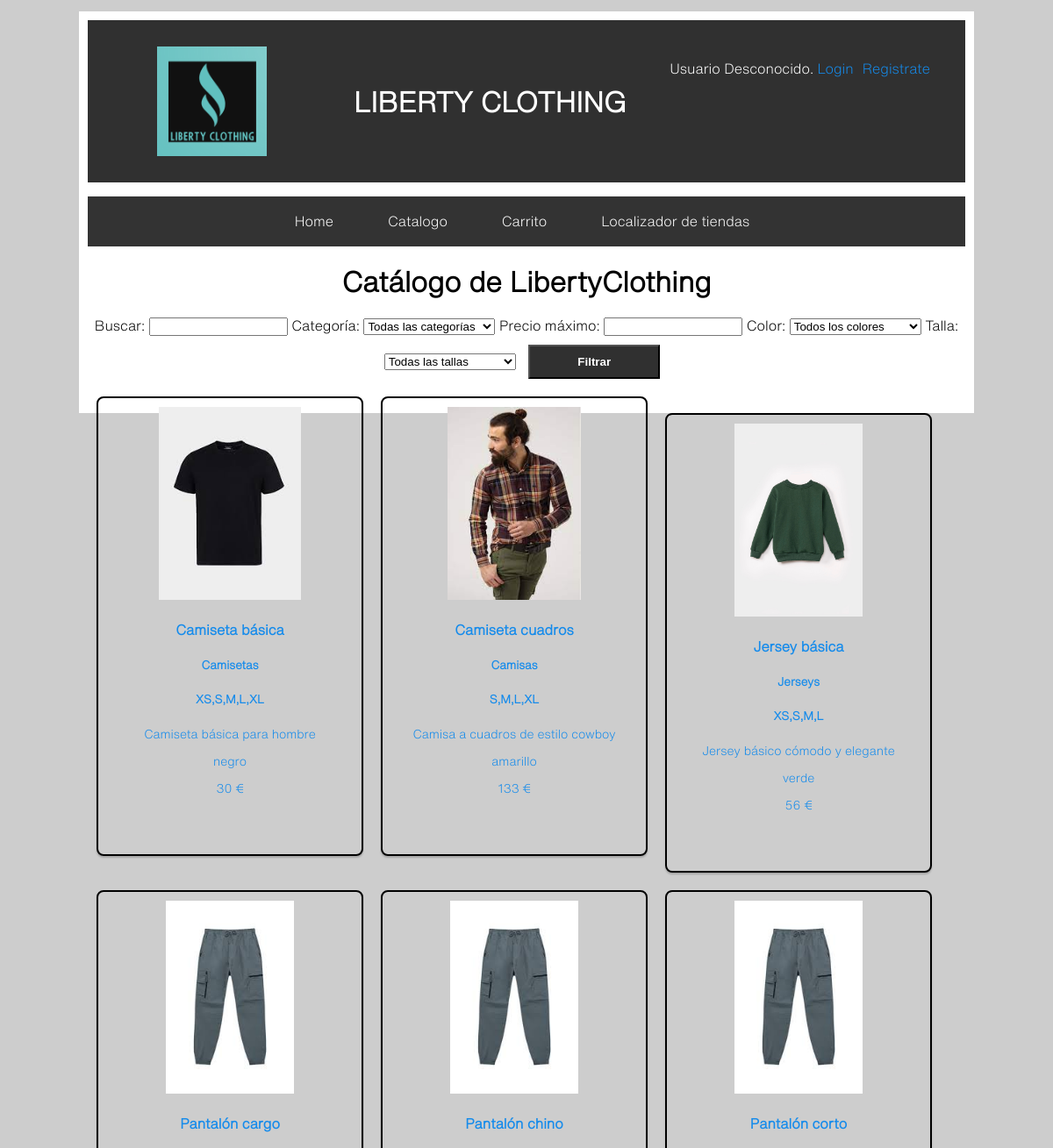
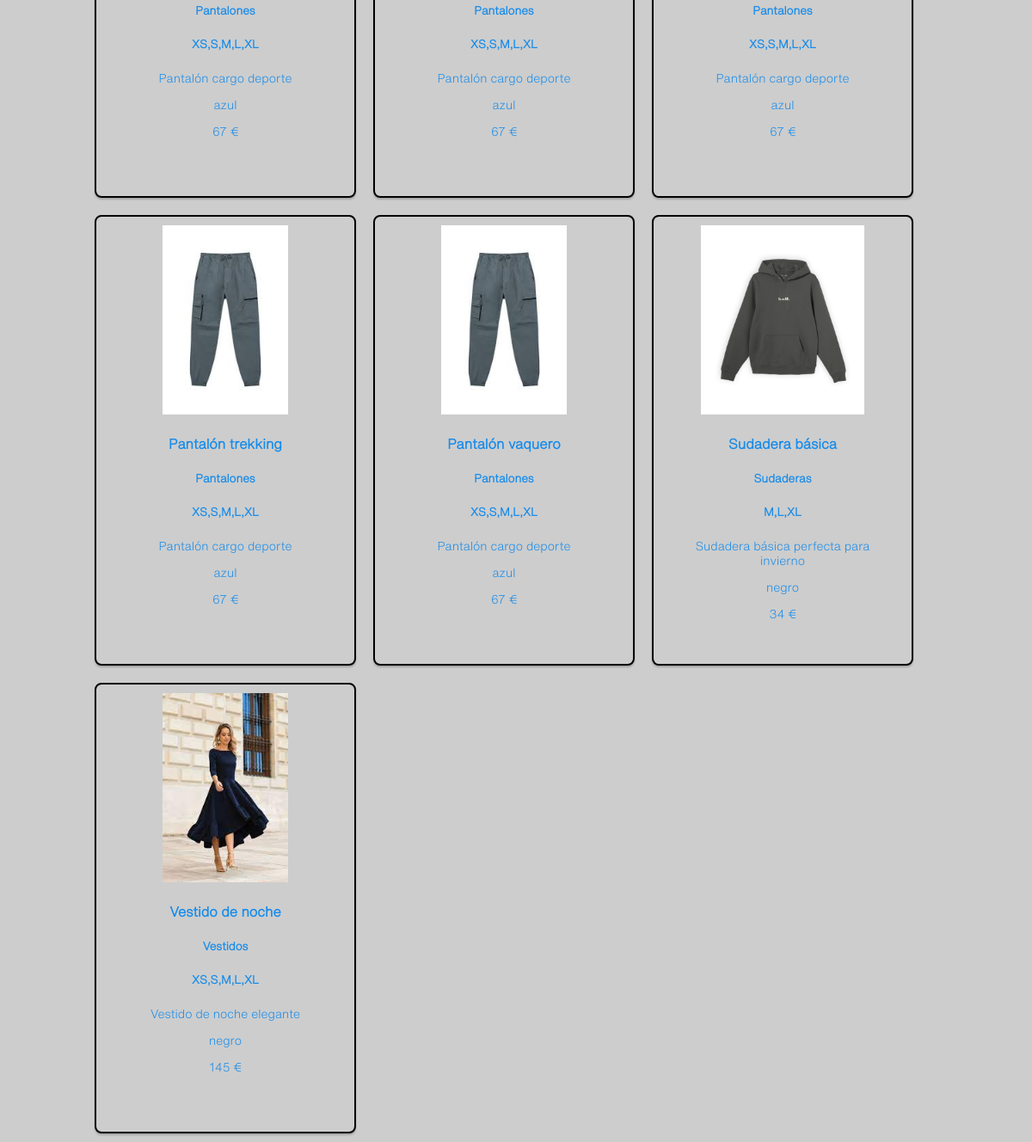
/catalogo.php, run on the app's committed database (2 pictures, top to bottom).
### tables this page shows
CREATE TABLE IF NOT EXISTS `ropa` (
  `ID` varchar(255) NOT NULL,
  `Nombre` varchar(255) NOT NULL,
  `Stock` int(11) NOT NULL,
  `Color` varchar(255) NOT NULL,
  `Categoria` varchar(255) NOT NULL,
  `Talla` varchar(20) NOT NULL,
  `Descripcion` varchar(1000) NOT NULL,
  `Precio` int(11) NOT NULL,
  `Imagen` varchar(1000) NOT NULL
);

### includes/config.php (called while the page is built, shortened)
<?php
spl_autoload_register(function ($class){
    $prefix ='es\\ucm\\fdi\\aw\\';
    $length = strlen($prefix);
    $base_directory= __DIR__.'/logica/';
    $relative_class = substr($class, $length);
    $file = $base_directory.str_replace('\\', '/', $relative_class).'.php';
});
?>

### includes/logica/Ropa.php (called while the page is built, shortened)
<?php
class Ropa {
    static function mostrarcatalogo(){
        $ropa = self::filtrarRopa();
        return $ropa;
    }
    static function filtrarRopa(){
        $app = Aplicacion::getInstance();
        $conn = $app->getConexionBd();
        $condiciones = [];
        $where = !empty($condiciones) ? ' where ' .implode(' AND ', $condiciones) : '';
        $sql = "SELECT * FROM ropa " . $where;
        $resultado = $conn->query($sql);
        $ropa = [];
        $i = 0;
        if($resultado != null) {
                foreach ($resultado as $fila) {
                $ropa[$i] = $fila;
                $i++;
            }
        }
        return $ropa;
    }
}

### catalogo.php (the view, shortened to what this page needs)
<?php
require_once 'includes/config.php';
$ropa = Ropa::mostrarcatalogo();
$html = "";
if ($ropa != null) {
     foreach($ropa as $i){
         $id = $i["ID"];
         $nombre = $i["Nombre"];
         $descripcion = $i["Descripcion"];
         $precio = $i["Precio"];
         $categoria = $i["Categoria"];
         $talla = $i["Talla"];
         $color = $i["Color"];
         $imagen = $i["Imagen"];
         $html .= <<<EOF
         <a href="producto.php?id=$id">
         <div class="producto">
             <img alt=$descripcion src=$imagen>
             <h4>$nombre</h4>
             <h5>$categoria</h5>
             <h5>$talla</h5>
             <p>$descripcion</p>
             <p>$color</p>
             <p>$precio €</p>
         </div>
          </a>
         EOF;
     }
}
else{
     $html = <<<EOF
          <h4>Catalogo vacío</h4>
     EOF;
}
$form = new FormularioBuscador();
$htmlFormBusc = $form->gestiona();
$contenidoPrincipal=<<<EOS
<h1>Catálogo de LibertyClothing</h1>
<div class="barra-superior">
     <div class="buscador">
     $htmlFormBusc
     </div>
</div>
<div class="contenedor">
     <div class="catalogo">
     $html
     </div>
</div>
<script type="text/javascript" src="carrito.js></script>
EOS;
require __DIR__.'/includes/vistas/plantillas/plantilla.php';

### includes/logica/FormularioBuscador.php (shortened to what this page needs)
<?php
class FormularioBuscador extends Formulario {
    protected function generaCamposFormulario(&$datos) {
        $busqueda = $datos['busqueda'] ?? '';
        $precio = $datos['precio'] ?? '';
        $htmlErroresGlobales = self::generaListaErroresGlobales($this->errores);
        $erroresCampos = self::generaErroresCampos(['busqueda', 'precio'], $this->errores, 'span', array('class' => 'error'));
        $html = <<<EOF
        $htmlErroresGlobales
        <label for="busqueda">Buscar:</label>
        <input type="busqueda" id="busqueda" name="busqueda" value="$busqueda"/>
        {$erroresCampos['busqueda']}
        <label for="categoria">Categoría:</label>
        <select id="categoria" name="categoria">
        <option value="">Todas las categorías</option>
        <option value="Camisas">Camisas</option>
        <option value="Sudaderas">Sudaderas</option>
        <option value="Jerseys">Jerseys</option>
        <option value="Vestidos">Vestidos</option>
        <option value="Camisetas">Camisetas</option>
        <option value="Zapatos">Zapatos</option>
        <option value="Accesorios">Accesorios</option>
        <option value="Pantalones">Pantalones</option>
        </select>
        <label for="precio">Precio máximo:</label>
        <input type="number"  id="precio" min="0" name="precio" value="$precio" />
        {$erroresCampos['precio']}
        <label for="color">Color:</label>
        <select id="color" name="color">
        <option value="">Todos los colores</option>
        <option value="negro">Negro</option>
        <option value="blanco">Blanco</option>
        <option value="amarillo">Amarillo</option>
        <option value="verde">Verde</option>
        <option value="azul">Azul</option>
        </select>
        <label for="talla">Talla:</label>
        <select id="talla" name="talla">
        <option value="">Todas las  tallas</option>
        <option value="XS">XS</option>
        <option value="S">S</option>
        <option value="M">M</option>
        <option value="L">L</option>
        <option value="XL">XL</option>
        </select>
        <button type="submit">Filtrar</button>
EOF;
        return $html;
    }
}

### includes/logica/Formulario.php (shortened to what this page needs)
<?php
abstract class Formulario
{
    protected static function generaListaErroresGlobales($errores = array(), $classAtt = '')
    {
        $clavesErroresGlobales = array_filter(array_keys($errores), function ($elem) {
            return is_numeric($elem);
        });
        $numErrores = count($clavesErroresGlobales);
        if ($numErrores == 0) {
            return '';
        }
        $html = "<ul class=\"$classAtt\">";
        $html .= '</ul>';
        return $html;
    }
    protected static function createMensajeError($errores = [], $idError = '', $htmlElement = 'span', $atts = [])
    {
        if (! isset($errores[$idError])) {
            return '';
        }
        $att = '';
        $html = "<$htmlElement $att>{$errores[$idError]}</$htmlElement>";
        return $html;
    }
    protected static function generaErroresCampos($campos, $errores, $htmlElement = 'span', $atts = []) {
        $erroresCampos = [];
        foreach($campos as $campo) {
            $erroresCampos[$campo] = self::createMensajeError($errores, $campo, $htmlElement, $atts);
        }
        return $erroresCampos;
    }
    protected $formId;
    protected $method;
    protected $action;
    protected $classAtt;
    protected $enctype;
    public function __construct($formId, $opciones = array())
    {
        $this->formId = $formId;
        $opcionesPorDefecto = array('action' => null, 'method' => 'POST', 'class' => null, 'enctype' => null, 'urlRedireccion' => null);
        $opciones = array_merge($opcionesPorDefecto, $opciones);
        $this->action = $opciones['action'];
        $this->method = $opciones['method'];
        $this->classAtt = $opciones['class'];
        $this->enctype  = $opciones['enctype'];
        if (!$this->action) {
            $this->action = htmlspecialchars($_SERVER['REQUEST_URI']);
        }
    }
    public function gestiona()
    {
        $datos = &$_POST;
        $this->errores = [];
        if (!$this->formularioEnviado($datos)) {
            return $this->generaFormulario();
        }
    }
    protected function formularioEnviado(&$datos)
    {
        return isset($datos['formId']) && $datos['formId'] == $this->formId;
    }
    protected function generaFormulario(&$datos = array())
    {
        $htmlCamposFormularios = $this->generaCamposFormulario($datos);
        $classAtt = $this->classAtt != null ? "class=\"{$this->classAtt}\"" : '';
        $enctypeAtt = $this->enctype != null ? "enctype=\"{$this->enctype}\"" : 'multipart/form-data';
        $htmlForm = <<<EOS
        <form method="{$this->method}" action="{$this->action}" id="{$this->formId}" {$classAtt} {$enctypeAtt}>
            <input type="hidden" name="formId" value="{$this->formId}" />
            $htmlCamposFormularios
        </form>
EOS;
        return $htmlForm;
    }
}

### includes/vistas/plantillas/plantilla.php (shortened to what this page needs)
<!DOCTYPE html>
<html lang='es'>
<head>
	<link rel="stylesheet" type="text/css" href="<?php echo RUTA_CSS ?>/estilo.css" />
</head>
<body>
<div id="contenedor">
<?php require('includes/vistas/comun/cabecera.php');?>
<?= $contenidoPrincipal ?>
</div>
</body>
</html>

### includes/vistas/comun/cabecera.php (shortened to what this page needs)
<header>
    <img class="img-logo" src= "<?php echo RUTA_IMGS ?>/logo.png" alt="Liberty Clothing logo">
    <h1>LIBERTY CLOTHING</h1>
    <?php
        if(isset($_SESSION["login"]) && $_SESSION["login"]) {
            $formLogout = new FormularioLogout();
            $htmlForm = $formLogout->gestiona();
            echo "<p> Bienvenido {$_SESSION['nombre']} $htmlForm";
            echo("
                <form action='perfil.php'>
                    <button type='submit'>Editar perfil</button>
                </form>
            ");
            if (isset($_SESSION['esAdmin']) && $_SESSION['esAdmin']) {
                echo("
                    <form action='administracion.php'>
                        <button type='submit'>Administración</button>
                    </form>
                ");
            }
        }
        else{
            echo "<p> Usuario Desconocido.  <a href= ".RUTA_APP."/login.php>  Login </a> </p>";
            echo "<p> <a href=".RUTA_APP."/registro.php>  Registrate </a> </p>";
        }
    ?>
</header>
<?php
    echo "<div class='barranav'>";
    echo    "<ul>";
    echo        "<li><a href= ".RUTA_APP."/index.php>Home</a></li>";
    echo        "<li><a href= ".RUTA_APP."/catalogo.php>Catalogo</a></li>";
    echo        "<li><a href= ".RUTA_APP."/carrito.php>Carrito</a></li>";
    echo        "<li><a href= ".RUTA_APP."/tiendas.php>Localizador de tiendas</a></li>";
    echo    "</ul>";
    echo "</div>";
?>

### css/estilo.css (style rules this page uses)
body { font-family: themillion; background-color: #CDCDCD; height: 100%; }
.img-logo { margin: auto; width: 125px; }
header h1 { margin: auto; }
header p { align-items: center; }
#contenedor { width: 1000px; background-color: white; margin: 0 auto; padding: 10px; border:5px solid #CDCDCD; text-align: center; }
.barranav { margin-top: 5px; margin-bottom: 5px; }
.barranav li { padding: 5px; margin-left: 5px; margin-right: 5px; }
ul { list-style-type: none; padding: 0; overflow: hidden; background-color: #333; display: flex; justify-content: center; }
li a { display: block; color: white; text-align: center; padding: 14px 16px; text-decoration: none; }
header { padding: 30px; background-color: #303030; color: white; display: flex; }
form { width: auto; }
input, textarea, select, button { width : 150px; }
button { color: white; background-color: #303030; font-weight: bold; padding: 10px; margin: 10px; }
a { color: rgb(21, 139, 235); text-decoration: none; margin-right: 10px; }
.catalogo { margin: auto; text-align: center; }
.contenedor .catalogo .producto { width: 300px; height: 500px; border-radius: 8px; box-shadow: 0 2px 2px rgba(0,0,0,0.2); overflow: hidden; margin: 10px; text-align: center; transition: all; float:left; padding-bottom: 20px; display: block; border: solid 2px black; }
.producto { align-items: center; }
.producto img { width: 300px; margin-top: 10px; }
.contenedor .catalogo .producto img { width: auto; height: 220px; }
.contenedor .catalogo .producto h4 { font-weight: 600; }
.contenedor .catalogo .producto p { padding: 0 2rem; font-weight: 400; font-size: 14px; }
.contenedor { margin: auto; }

### data on the page
ropa: Imagen (picture), Nombre "Camiseta básica", Categoria "Camisetas", Talla "XS,S,M,L,XL", Descripcion "Camiseta básica para hombre", Color "negro", Precio "30"
ropa: Imagen (picture), Nombre "Camiseta cuadros", Categoria "Camisas", Talla "S,M,L,XL", Descripcion "Camisa a cuadros de estilo cowboy", Color "amarillo", Precio "133"
ropa: Imagen (picture), Nombre "Jersey básica", Categoria "Jerseys", Talla "XS,S,M,L", Descripcion "Jersey básico cómodo y elegante", Color "verde", Precio "56"
ropa: Imagen (picture), Nombre "Pantalón cargo", Categoria "Pantalones", Talla "XS,S,M,L,XL", Descripcion "Pantalón cargo deporte", Color "azul", Precio "67"
ropa: Imagen (picture), Nombre "Pantalón chino", Categoria "Pantalones", Talla "XS,S,M,L,XL", Descripcion "Pantalón cargo deporte", Color "azul", Precio "67"
ropa: Imagen (picture), Nombre "Pantalón corto", Categoria "Pantalones", Talla "XS,S,M,L,XL", Descripcion "Pantalón cargo deporte", Color "azul", Precio "67"
ropa: Imagen (picture), Nombre "Pantalón trekking", Categoria "Pantalones", Talla "XS,S,M,L,XL", Descripcion "Pantalón cargo deporte", Color "azul", Precio "67"
ropa: Imagen (picture), Nombre "Pantalón vaquero", Categoria "Pantalones", Talla "XS,S,M,L,XL", Descripcion "Pantalón cargo deporte", Color "azul", Precio "67"
ropa: Imagen (picture), Nombre "Sudadera básica", Categoria "Sudaderas", Talla "M,L,XL", Descripcion "Sudadera básica perfecta para invierno", Color "negro", Precio "34"
ropa: Imagen (picture), Nombre "Vestido de noche", Categoria "Vestidos", Talla "XS,S,M,L,XL", Descripcion "Vestido de noche elegante", Color "negro", Precio "145"
